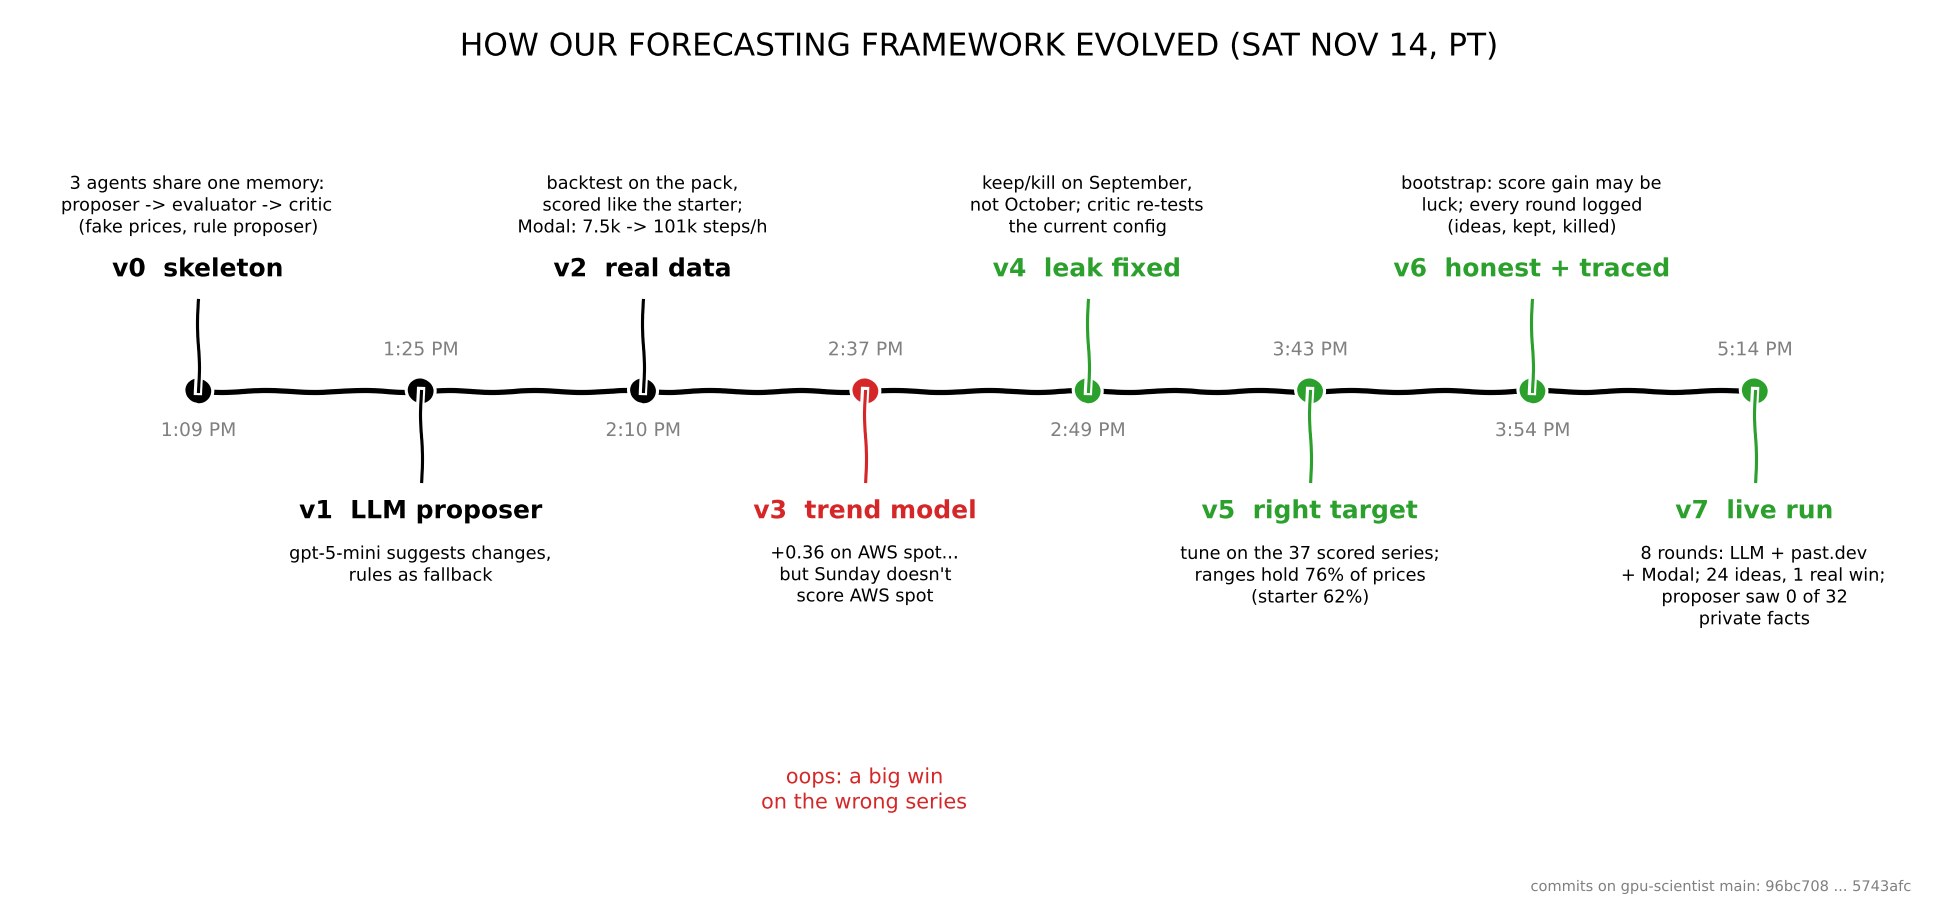

The Python source for this figure:
"""Timeline of how the forecasting framework changed on Sat Nov 14 (PT), from the commits on main.

Usage: uv run --no-project --with matplotlib python -I docs/evolution.py [OUT_PNG]
Writes OUT_PNG (default docs/evolution.png).
"""
import sys
import matplotlib; matplotlib.use("Agg")
import matplotlib.pyplot as plt
plt.xkcd(scale=1, length=100, randomness=2)
fig, ax = plt.subplots(figsize=(13, 6))
steps = [
 ("1:09 PM", "v0  skeleton", "3 agents share one memory:\nproposer -> evaluator -> critic\n(fake prices, rule proposer)"),
 ("1:25 PM", "v1  LLM proposer", "gpt-5-mini suggests changes,\nrules as fallback"),
 ("2:10 PM", "v2  real data", "backtest on the pack,\nscored like the starter;\nModal: 7.5k -> 101k steps/h"),
 ("2:37 PM", "v3  trend model", "+0.36 on AWS spot...\nbut Sunday doesn't\nscore AWS spot"),
 ("2:49 PM", "v4  leak fixed", "keep/kill on September,\nnot October; critic re-tests\nthe current config"),
 ("3:43 PM", "v5  right target", "tune on the 37 scored series;\nranges hold 76% of prices\n(starter 62%)"),
 ("3:54 PM", "v6  honest + traced", "bootstrap: score gain may be\nluck; every round logged\n(ideas, kept, killed)"),
 ("5:14 PM", "v7  live run", "8 rounds: LLM + past.dev\n+ Modal; 24 ideas, 1 real win;\nproposer saw 0 of 32\nprivate facts"),
]
xs = range(len(steps))
ax.plot([0, len(steps)-1], [0, 0], color="k", lw=2.5)
for i, (t, name, what) in enumerate(steps):
    up = i % 2 == 0
    y = 1 if up else -1
    col = "tab:red" if i in (3,) else ("tab:green" if i in (4, 5, 6, 7) else "k")
    ax.plot([i], [0], "o", ms=11, color=col)
    ax.plot([i, i], [0, y*0.35], color=col, lw=1.5)
    ax.text(i, y*0.42, name, ha="center", va="bottom" if up else "top", fontsize=12, color=col, weight="bold")
    ax.text(i, y*0.42 + (0.17 if up else -0.17), what, ha="center", va="bottom" if up else "top", fontsize=8.5)
    ax.text(i, -0.12 if up else 0.12, t, ha="center", va="top" if up else "bottom", fontsize=9, color="grey")
ax.text(3, -1.45, "oops: a big win\non the wrong series", ha="center", va="top", fontsize=10, color="tab:red")
ax.set_xlim(-0.7, len(steps)-0.3); ax.set_ylim(-1.85, 1.25)
ax.axis("off")
ax.set_title("HOW OUR FORECASTING FRAMEWORK EVOLVED (SAT NOV 14, PT)", fontsize=15)
fig.text(0.99, 0.01, "commits on gpu-scientist main: 96bc708 ... 5743afc", ha="right", fontsize=7, color="grey")
fig.tight_layout(); fig.savefig(sys.argv[1] if len(sys.argv) > 1 else "docs/evolution.png", dpi=150)
